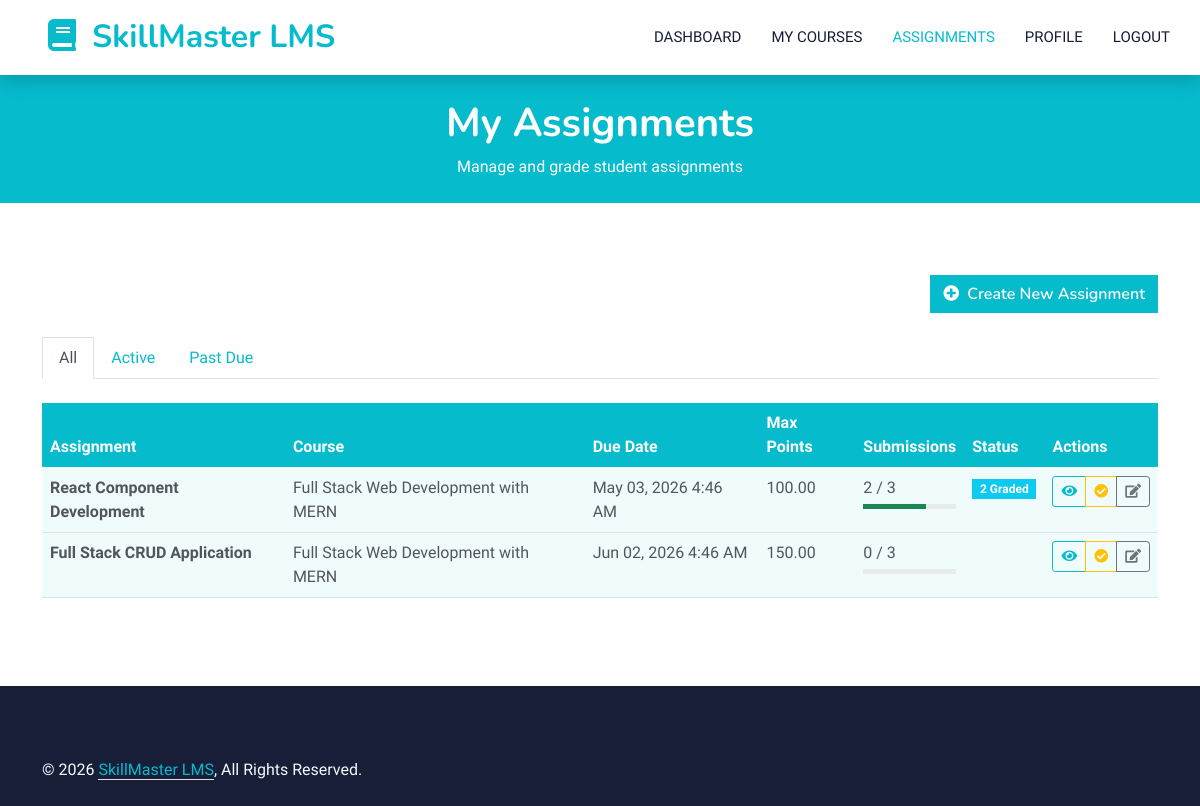
/instructor/assignments/list.php (signed in), run on the app's committed database.
### tables this page shows
CREATE TABLE `assignments` (
  `id` bigint(20) NOT NULL,
  `course_id` bigint(20) NOT NULL,
  `instructor_id` bigint(20) DEFAULT NULL,
  `title` varchar(200) NOT NULL,
  `description` text DEFAULT NULL,
  `due_date` datetime NOT NULL,
  `max_points` decimal(5,2) DEFAULT 100.00,
  `created_at` timestamp NOT NULL DEFAULT current_timestamp(),
  `deleted_at` timestamp NULL DEFAULT NULL
);

CREATE TABLE `courses` (
  `id` bigint(20) NOT NULL,
  `title` varchar(200) NOT NULL,
  `slug` varchar(200) NOT NULL,
  `code` varchar(20) NOT NULL,
  `description` text DEFAULT NULL,
  `short_description` varchar(500) DEFAULT NULL,
  `category_id` bigint(20) DEFAULT NULL,
  `instructor_id` bigint(20) DEFAULT NULL,
  `price` decimal(10,2) DEFAULT 0.00,
  `thumbnail` varchar(255) DEFAULT NULL,
  `credits` int(11) DEFAULT 3,
  `start_date` date DEFAULT NULL,
  `end_date` date DEFAULT NULL,
  `status` enum('draft','pending_approval','published','archived','rejected') NOT NULL DEFAULT 'draft',
  `max_students` int(11) DEFAULT 50,
  `enrollment_count` int(11) DEFAULT 0,
  `syllabus` text DEFAULT NULL,
  `created_by` bigint(20) DEFAULT NULL,
  `created_at` timestamp NOT NULL DEFAULT current_timestamp(),
  `updated_at` timestamp NOT NULL DEFAULT current_timestamp() ON UPDATE current_timestamp(),
  `deleted_at` timestamp NULL DEFAULT NULL
);

### src/Database/Connection.php (called while the page is built, shortened)
<?php
class Connection
{
    private static $instance = null;
    private $connection;
    private function __construct()
    {
        try {
            $dsn = sprintf(
                'mysql:host=%s;dbname=%s;charset=%s',
                DB_HOST,
                DB_NAME,
                DB_CHARSET
            );
            $options = [
                PDO::ATTR_ERRMODE => PDO::ERRMODE_EXCEPTION,
                PDO::ATTR_DEFAULT_FETCH_MODE => PDO::FETCH_ASSOC,
                PDO::ATTR_EMULATE_PREPARES => false,
                PDO::MYSQL_ATTR_INIT_COMMAND => "SET NAMES " . DB_CHARSET
            ];
            $this->connection = new PDO($dsn, DB_USER, DB_PASS, $options);
        } catch (PDOException $e) {
            if (DEBUG_MODE) {
                die("Database connection failed: " . $e->getMessage());
            } else {
                error_log("Database connection failed: " . $e->getMessage());
                die("A database error occurred. Please try again later.");
            }
        }
    }
    public static function getInstance()
    {
        if (self::$instance === null) {
            self::$instance = new self();
        }
        return self::$instance;
    }
    public function getConnection()
    {
        return $this->connection;
    }
}

### src/Models/Assignment.php (called while the page is built, shortened)
<?php
class Assignment
{
    private $db;
    private $table = 'assignments';
    public function __construct()
    {
        $this->db = Connection::getInstance()->getConnection();
    }
    public function getByInstructor($instructorId, $page = 1, $perPage = 10)
    {
        $offset = ($page - 1) * $perPage;
        $stmt = $this->db->prepare("
            SELECT a.*, c.title as course_title, c.code as course_code,
                   (SELECT COUNT(*) FROM submissions WHERE assignment_id = a.id) as submission_count,
                   (SELECT COUNT(*) FROM submissions WHERE assignment_id = a.id AND status = 'graded') as graded_count,
                   (SELECT COUNT(*) FROM enrollments WHERE course_id = a.course_id AND status = 'active') as total_students
            FROM {$this->table} a
            LEFT JOIN courses c ON a.course_id = c.id
            WHERE a.instructor_id = ? AND a.deleted_at IS NULL
            ORDER BY a.due_date ASC
            LIMIT ? OFFSET ?
        ");
        $stmt->execute([$instructorId, $perPage, $offset]);
        $assignments = $stmt->fetchAll();
        $stmt = $this->db->prepare("
            SELECT COUNT(*) as total FROM {$this->table}
            WHERE instructor_id = ? AND deleted_at IS NULL
        ");
        $stmt->execute([$instructorId]);
        $total = $stmt->fetch()['total'];
        return [
            'assignments' => $assignments,
            'total' => $total,
            'current_page' => $page,
            'per_page' => $perPage,
            'total_pages' => ceil($total / $perPage)
        ];
    }
}

### public/instructor/assignments/list.php (the view, shortened to what this page needs)
<?php
$assignmentModel = new Assignment();
$instructorId = $_SESSION['user_id'];
$page = isset($_GET['page']) ? (int)$_GET['page'] : 1;
$status = isset($_GET['status']) ? $_GET['status'] : 'all';
$assignmentsData = $assignmentModel->getByInstructor($instructorId, $page, 10);
$filteredAssignments = $assignmentsData['assignments'];
?>
<!DOCTYPE html>
<html lang="en">
<head>
    <link href="https://cdnjs.cloudflare.com/ajax/libs/font-awesome/5.10.0/css/all.min.css" rel="stylesheet">
    <link href="https://cdn.jsdelivr.net/npm/bootstrap-icons@1.4.1/font/bootstrap-icons.css" rel="stylesheet">
    <link href="../../assets/css/bootstrap.min.css" rel="stylesheet">
    <link href="../../assets/css/style.css" rel="stylesheet">
</head>
<body>
    <nav class="navbar navbar-expand-lg bg-white navbar-light shadow sticky-top p-0">
        <a href="../index.php" class="navbar-brand d-flex align-items-center px-4 px-lg-5">
            <h2 class="m-0 text-primary"><i class="fa fa-book me-3"></i><?php echo APP_NAME; ?></h2>
        </a>
        <div class="collapse navbar-collapse" id="navbarCollapse">
            <div class="navbar-nav ms-auto p-4 p-lg-0">
                <a href="../index.php" class="nav-item nav-link">Dashboard</a>
                <a href="../courses/my-courses.php" class="nav-item nav-link">My Courses</a>
                <a href="list.php" class="nav-item nav-link active">Assignments</a>
                <a href="../profile/index.php" class="nav-item nav-link">Profile</a>
                <a href="../../logout.php" class="nav-item nav-link">Logout</a>
            </div>
        </div>
    </nav>
    <div class="container-fluid bg-primary py-4 mb-5">
        <div class="container">
            <div class="row">
                <div class="col-12 text-center">
                    <h1 class="text-white">My Assignments</h1>
                    <p class="text-white mb-0">Manage and grade student assignments</p>
                </div>
            </div>
        </div>
    </div>
    <div class="container-xxl py-4">
        <div class="container">
            <div class="row mb-4">
                <div class="col-12 text-end">
                    <a href="create.php" class="btn btn-primary">
                        <i class="fa fa-plus-circle me-2"></i>Create New Assignment
                    </a>
                </div>
            </div>
            <ul class="nav nav-tabs mb-4">
                <li class="nav-item">
                    <a class="nav-link <?php echo $status === 'all' ? 'active' : ''; ?>" href="?status=all">All</a>
                </li>
                <li class="nav-item">
                    <a class="nav-link <?php echo $status === 'active' ? 'active' : ''; ?>" href="?status=active">Active</a>
                </li>
                <li class="nav-item">
                    <a class="nav-link <?php echo $status === 'past' ? 'active' : ''; ?>" href="?status=past">Past Due</a>
                </li>
            </ul>
            <?php if (empty($filteredAssignments)): ?>
                <div class="text-center py-5">
                    <i class="fa fa-tasks fa-4x text-muted mb-3"></i>
                    <h4>No assignments found</h4>
                    <p class="text-muted">Create your first assignment to get started.</p>
                    <a href="create.php" class="btn btn-primary">Create Assignment</a>
                </div>
            <?php else: ?>
                <div class="table-responsive">
                    <table class="table table-hover bg-light rounded">
                        <thead class="bg-primary text-white">
                            <tr>
                                <th>Assignment</th>
                                <th>Course</th>
                                <th>Due Date</th>
                                <th>Max Points</th>
                                <th>Submissions</th>
                                <th>Status</th>
                                <th>Actions</th>
                            </tr>
                        </thead>
                        <tbody>
                            <?php foreach ($filteredAssignments as $assignment): ?>
                                <?php
                                $totalStudents = $assignment['total_students'] ?? 0;
                                $submissionCount = $assignment['submission_count'] ?? 0;
                                $gradedCount = $assignment['graded_count'] ?? 0;
                                $submissionRate = $totalStudents > 0 ? round(($submissionCount / $totalStudents) * 100) : 0;
                                ?>
                                <tr>
                                    <td>
                                        <strong><?php echo htmlspecialchars($assignment['title']); ?></strong>
                                    </td>
                                    <td><?php echo htmlspecialchars($assignment['course_title']); ?></td>
                                    <td>
                                        <?php echo date('M d, Y g:i A', strtotime($assignment['due_date'])); ?>
                                    </td>
                                    <td><?php echo $assignment['max_points']; ?></td>
                                    <td>
                                        <?php echo $submissionCount; ?> / <?php echo $totalStudents; ?>
                                        <div class="progress mt-1" style="height: 5px;">
                                            <div class="progress-bar bg-success" style="width: <?php echo $submissionRate; ?>%"></div>
                                        </div>
                                    </td>
                                    <td>
                                        <?php if ($gradedCount > 0): ?>
                                            <span class="badge bg-info"><?php echo $gradedCount; ?> Graded</span>
                                        <?php endif; ?>
                                    </td>
                                    <td>
                                        <div class="btn-group btn-group-sm">
                                            <a href="view.php?id=<?php echo $assignment['id']; ?>" class="btn btn-outline-primary" title="View">
                                                <i class="fa fa-eye"></i>
                                            </a>
                                            <a href="grade.php?id=<?php echo $assignment['id']; ?>" class="btn btn-outline-warning" title="Grade">
                                                <i class="fa fa-check-circle"></i>
                                            </a>
                                            <a href="edit.php?id=<?php echo $assignment['id']; ?>" class="btn btn-outline-secondary" title="Edit">
                                                <i class="fa fa-edit"></i>
                                            </a>
                                        </div>
                                    </td>
                                </tr>
                            <?php endforeach; ?>
                        </tbody>
                    </table>
                </div>
            <?php endif; ?>
        </div>
    </div>
    <div class="container-fluid bg-dark text-light footer pt-5 mt-5">
        <div class="container py-4">
            <div class="row">
                <div class="col-md-6 text-center text-md-start mb-3 mb-md-0">
                    &copy; <?php echo date('Y'); ?> <a class="border-bottom text-primary" href="#"><?php echo APP_NAME; ?></a>, All Rights Reserved.
                </div>
            </div>
        </div>
    </div>
</body>
</html>

### public/assets/css/style.css (style rules this page uses)
:root { --primary: #06BBCC; --light: #F0FBFC; --dark: #181d38; }
.btn { font-family: 'Nunito', sans-serif; font-weight: 600; transition: .5s; }
.btn.btn-primary, .btn.btn-secondary { color: #FFFFFF; }
.navbar-light .navbar-nav .nav-link { margin-right: 30px; padding: 25px 0; color: #FFFFFF; font-size: 15px; text-transform: uppercase; outline: none; }
.navbar-light .navbar-nav .nav-link:hover, .navbar-light .navbar-nav .nav-link.active { color: var(--primary); }
.navbar-light .navbar-brand, .navbar-light a.btn { height: 75px; }
.navbar-light .navbar-nav .nav-link { color: var(--dark); font-weight: 500; }
.navbar-light.sticky-top { top: -100px; transition: .5s; }

### data on the page
assignments: title "React Component Development", course.title "Full Stack Web Development with MERN", due_date "May 03, 2026 4:46 AM", max_points "100.00", submissionCount "2", totalStudents "3", $submissionRate 67 (drawn), gradedCount "2"
assignments: title "Full Stack CRUD Application", course.title "Full Stack Web Development with MERN", due_date "Jun 02, 2026 4:46 AM", max_points "150.00", submissionCount "0", totalStudents "3"

### other printed values
APP_NAME "SkillMaster LMS"
